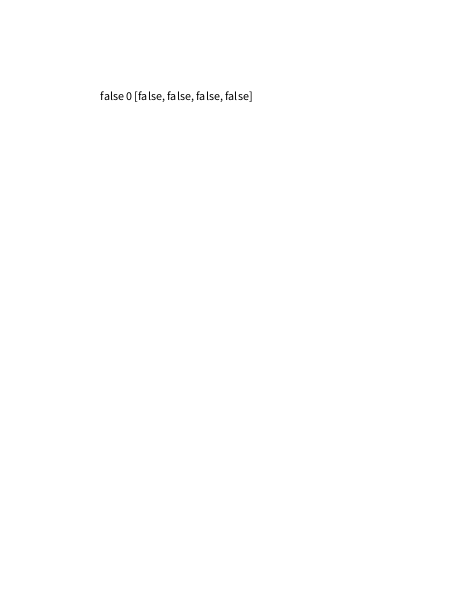
Frame 1 (no input)
Frame 60 (the mouse pressed at the canvas centre just before this capture): identical to frame 1, image omitted
Frame 120 (the mouse held since frame 60 and released just before this capture): identical to frame 1, image omitted

The Processing sketch that drew this single still picture (run headless with seeded random() and noise(); from frame 60 on, the mouse is pressed at the canvas centre):

// Processing sketch: Experiments
// ── Experiments.pde
boolean[] keys;
import java.util.Arrays;
void setup() {
    size(450,600);  
    background(255);  
    keys = new boolean[4];
    keys[0] = false;
    keys[1] = false;
    keys[0] = false;
    keys[1] = false;
}

void draw() {
  background(255);
  fill(0);
  text(keyPressed + " " + keyCode + " " + Arrays.toString(keys), 100,100);
  if (keys[0]) {
    text("KONO", 10,10);
  }
    
  if (keys[1]){
    text("DIO", 10,100);
  }
  if (keys[2]){
    text("DA", 10,200);
  }
  if (keys[3]){
    text("DESU", 10,300);
  }
}

void  keyPressed() {
  if (key == 'w') {
    keys[0] = true;
  }
  else if (key == 's') {
    keys[1] = true;
  }
  else if (key == 'd') {
    keys[2] = true;
  }
  else if (key == 'a') {
    keys[3] = true;
  }
}
void keyReleased() {
  if (key == 'w') {
    keys[0] = false;
  }
  else if (key == 's') {
    keys[1] = false;
  }
  else if (key == 'd') {
    keys[2] = false;
  }
  else if (key == 'a') {
    keys[3] = false;
  }
}
